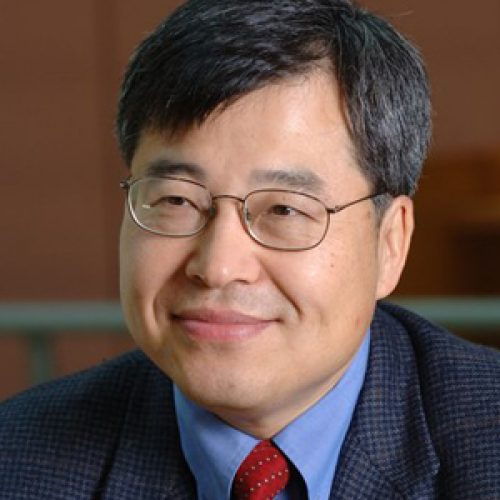
#> input picture openCV/ping.jpg, 500 x 500 px, given in place of the camera
$ python edge_detection.py   (older library calls are emulated)
#> lines starting #> are read from the running program, lines starting #| are printed output that depends on the picture
import cv2
import numpy as numpy

cap = cv2.VideoCapture(1)

while True:
	_, frame = cap.read()
#> frame is the input picture: shape (500, 500, 3); mean B, G, R 72.3, 78.9, 100.6

	# Data type for age gradients
	laplacian = cv2.Laplacian(frame, cv2.CV_64F)
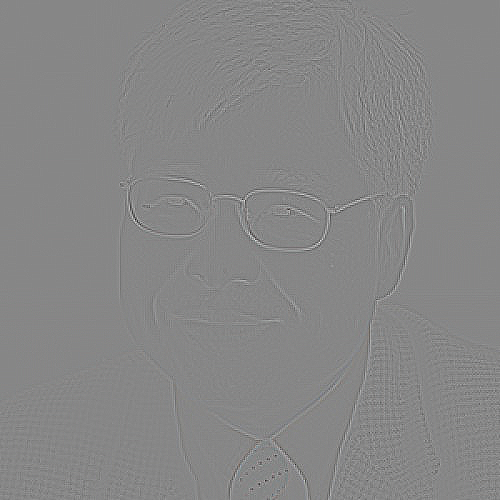
#> laplacian: shape (500, 500, 3) float64; mean B, G, R 0, 0, 0; drawn with min black and max white
	# Directional intensity with gradients
	sobelx = cv2.Sobel(frame, cv2.CV_64F, 1, 0, ksize=5)
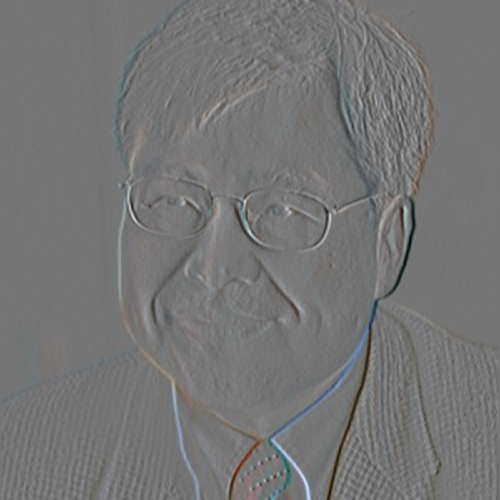
#> sobelx: shape (500, 500, 3) float64; mean B, G, R -2.3, -2.7, -3.9; drawn with min black and max white
	sobely = cv2.Sobel(frame, cv2.CV_64F, 0, 1, ksize=5)
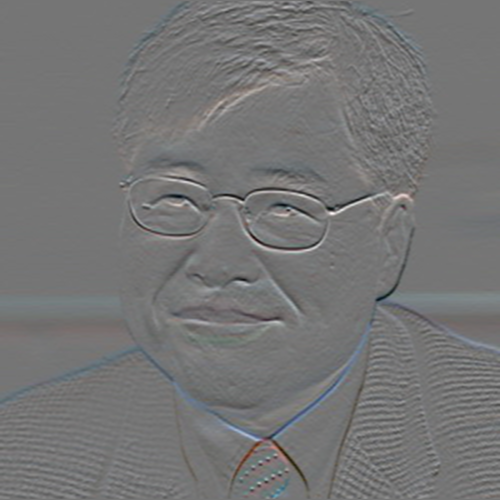
#> sobely: shape (500, 500, 3) float64; mean B, G, R 4.6, -3.3, -9.3; drawn with min black and max white
	# Edge detectors
	# The greater the value of the parameters, the less overlapping edges
	edges = cv2.Canny(frame, 100, 100)
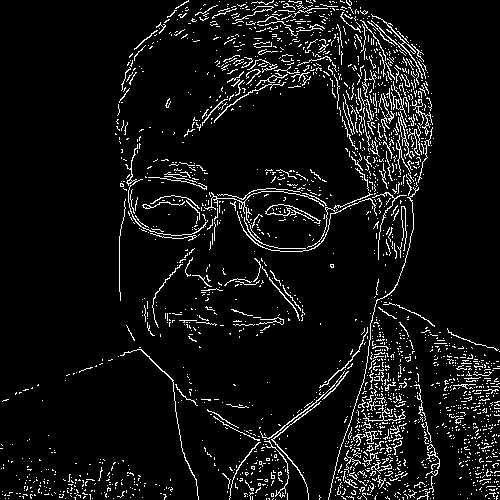
#> edges: shape (500, 500); 6.8% white in thin lines or dots

	# Window for real-time capture
	cv2.imshow('original', frame)
	# Windows for gradient effect
	cv2.imshow('laplacian', laplacian)
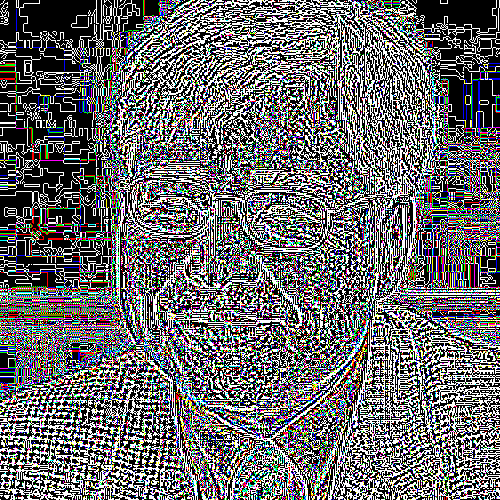
#> window 'laplacian': shape (500, 500, 3); mean B, G, R 106.7, 105.1, 105.8
	# X-direction gradient
	cv2.imshow('sobelx', sobelx)
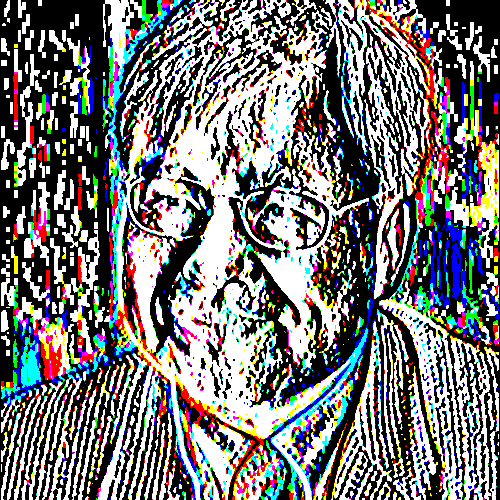
#> window 'sobelx': shape (500, 500, 3); mean B, G, R 119.3, 119.5, 119.6
	# Y-direction gradient
	cv2.imshow('sobely', sobely)
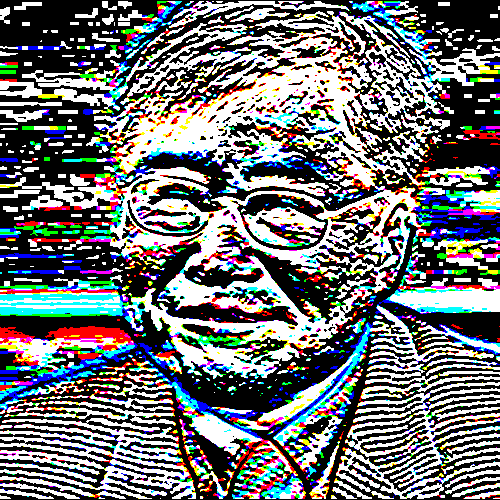
#> window 'sobely': shape (500, 500, 3); mean B, G, R 115.7, 113.9, 111.3
	# Display edges
	cv2.imshow('edges', edges)

	# ESC key to quit program
	k = cv2.waitKey(5) & 0xFF
#> (key Esc is pressed here)
	if k == 27:
		break

# Let go of camera and windows to proceed with other tasks simultaneously
cv2.destroyAllWindows()
cap.release()
